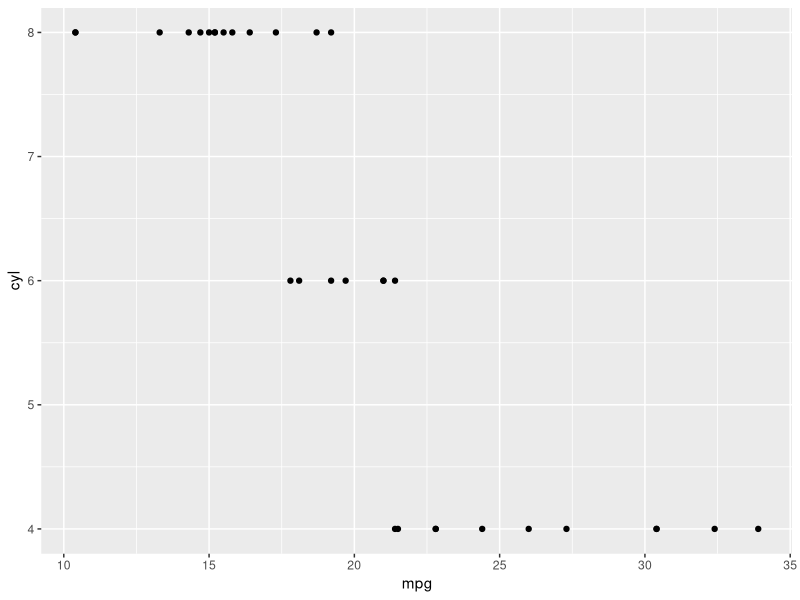
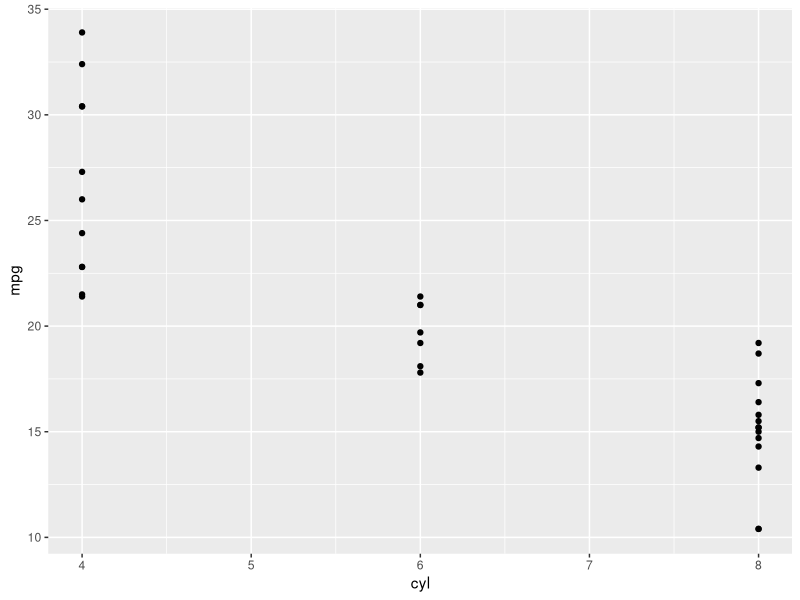
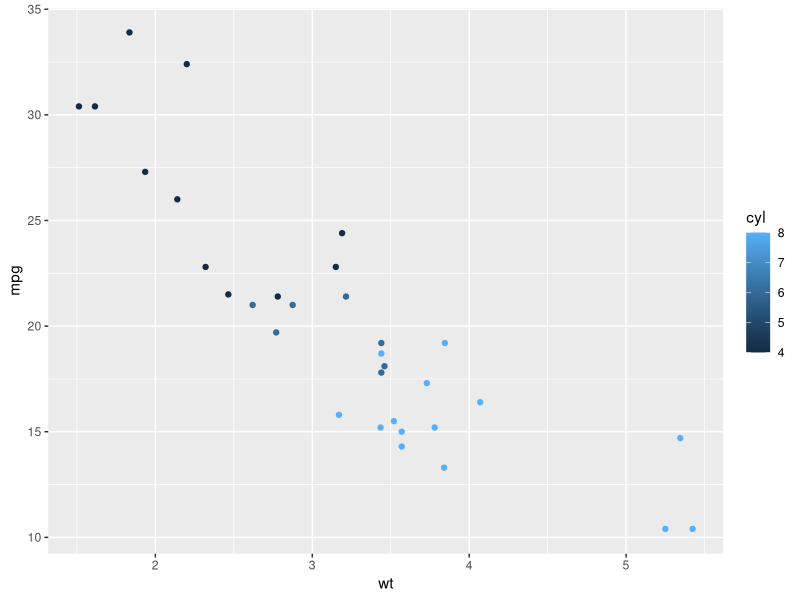
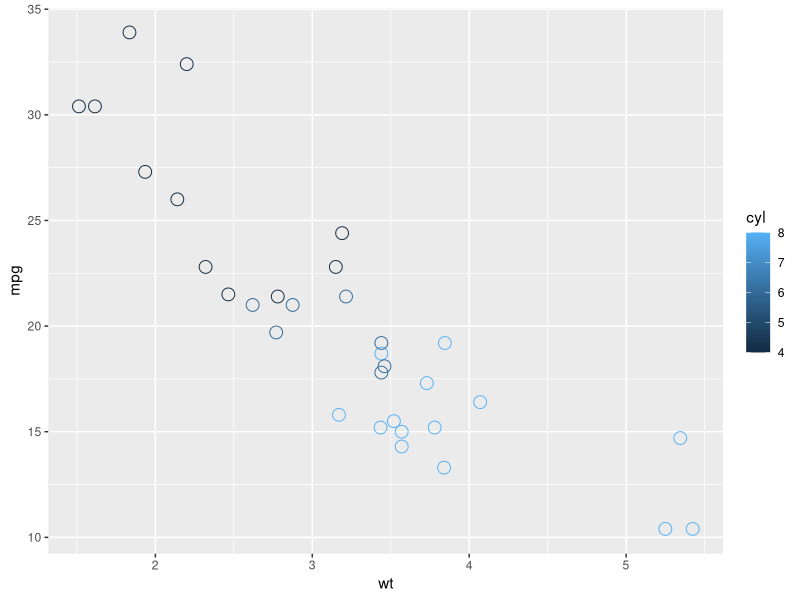
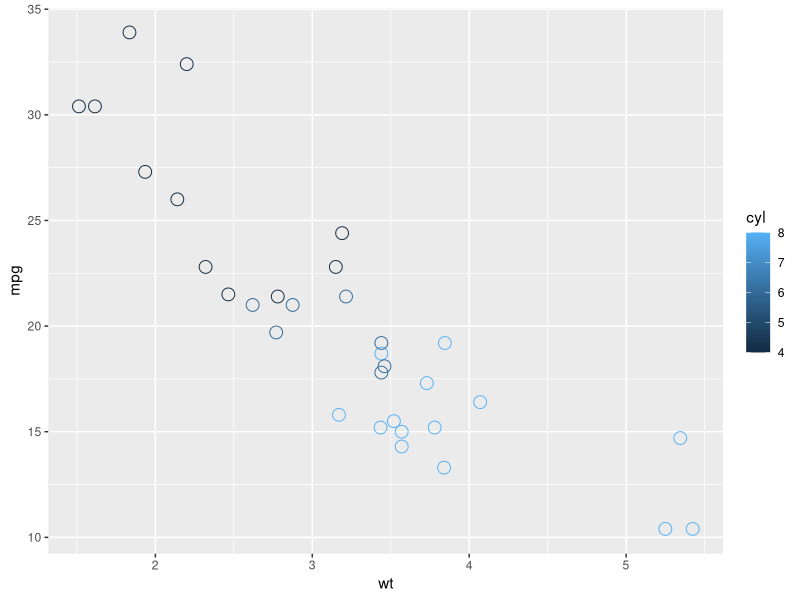
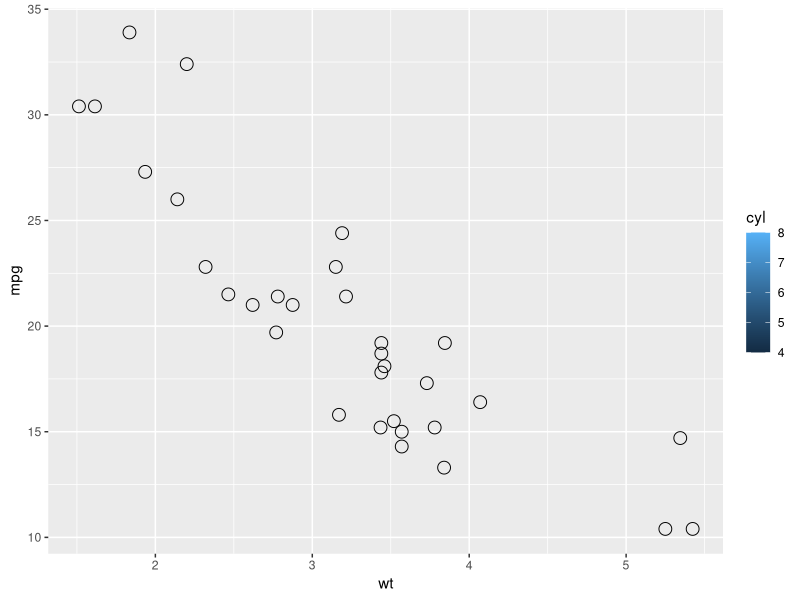
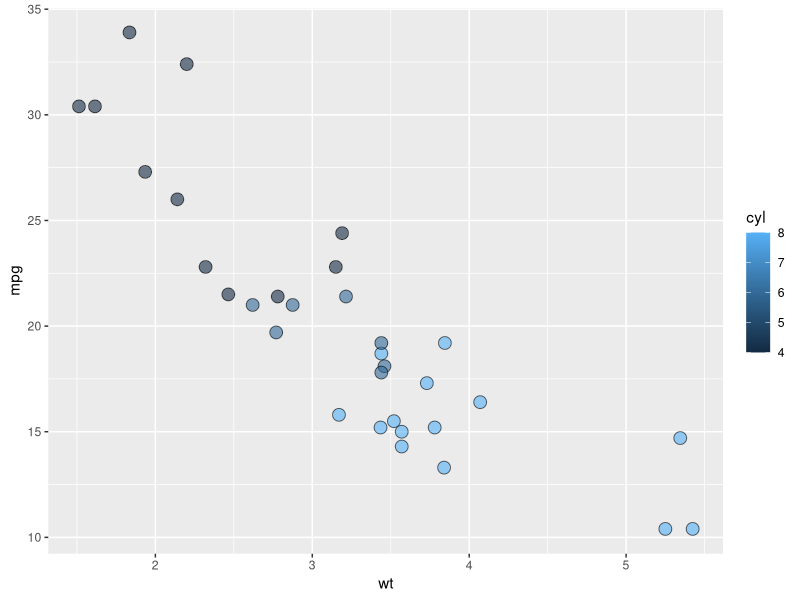
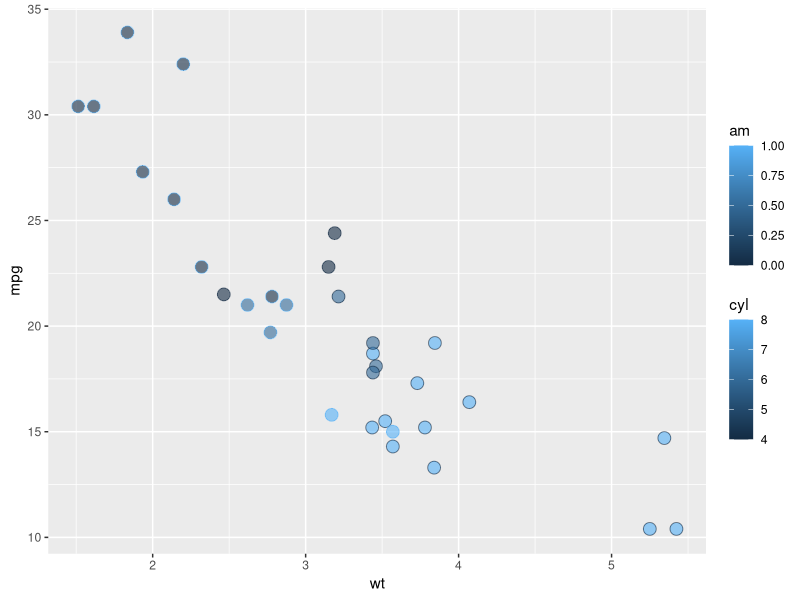

Recreate these plots in R, in order.
## ---- chunk 1
knitr::opts_chunk$set(echo = TRUE)
## ---- chunk 2
library(ggplot2)

# 1 - Map mpg to x and cyl to y
ggplot(mtcars, aes(x = mpg, y = cyl)) +
  geom_point()
  
# 2 - Reverse: Map cyl to x and mpg to y
ggplot(mtcars, aes(x = cyl, y = mpg)) +
  geom_point()

# 3 - Map wt to x, mpg to y and cyl to col
ggplot(mtcars, aes(x = wt, y = mpg, col = cyl)) +
  geom_point()

# 4 - Change shape and size of the points in the above plot
ggplot(mtcars, aes(x = wt, y = mpg, col = cyl)) +
  geom_point(shape = 1, size = 4)
## ---- chunk 3
# am and cyl are factors, wt is numeric
class(mtcars$am)
class(mtcars$cyl)
class(mtcars$wt)

# From the previous exercise
ggplot(mtcars, aes(x = wt, y = mpg, col = cyl)) +
  geom_point(shape = 1, size = 4)

# 1 - Map cyl to fill
ggplot(mtcars, aes(x = wt, y = mpg, fill = cyl)) +
  geom_point(shape = 1, size = 4)

# 2 - Change shape and alpha of the points in the above plot
ggplot(mtcars, aes(x = wt, y = mpg, fill = cyl)) +
  geom_point(shape = 21, size = 4, alpha = 0.6)

# 3 - Map am to col in the above plot
ggplot(mtcars, aes(x = wt, y = mpg, fill = cyl,col = am)) +
  geom_point(shape = 21, size = 4, alpha = 0.6)
## ---- chunk 4
# Map cyl to size
ggplot(mtcars, aes(x = wt, y = mpg, size = cyl)) +
  geom_point()

# Map cyl to alpha
ggplot(mtcars, aes(x = wt, y = mpg, alpha = cyl)) +
  geom_point()

# Map cyl to shape (a continuous variable cannot map to shape )
# ggplot(mtcars, aes(x = wt, y = mpg, shape = cyl)) +
#   geom_point()

# Map cyl to labels
ggplot(mtcars, aes(x = wt, y = mpg, label = cyl)) +
  geom_text()
## ---- chunk 5
# Define a hexadecimal color
my_color <- "#4ABEFF"

# Draw a scatter plot with color *aesthetic*
ggplot(mtcars, aes(x = wt, y = mpg, col = cyl)) + geom_point()


# Same, but set color *attribute* in geom layer 
ggplot(mtcars, aes(x = wt, y = mpg, col = cyl)) + geom_point(color = my_color)


# Set the fill aesthetic; color, size and shape attributes
ggplot(mtcars, aes(x = wt, y = mpg, fill = cyl)) + geom_point(size = 10, shape = 23, color = my_color)

## ---- chunk 6
# Expand to draw points with alpha 0.5
ggplot(mtcars, aes(x = wt, y = mpg, fill = cyl))  + geom_point(alpha = 0.5)

  
# Expand to draw points with shape 24 and color yellow
ggplot(mtcars, aes(x = wt, y = mpg, fill = cyl)) + geom_point(shape = 24, color = "yellow")

  
# Expand to draw text with label rownames(mtcars) and color red
ggplot(mtcars, aes(x = wt, y = mpg, fill = cyl)) + geom_text(label = rownames(mtcars), color = "red")
## ---- chunk 7
# Map mpg onto x, qsec onto y and factor(cyl) onto col
ggplot(mtcars, aes(x = mpg, y = qsec, col = factor(cyl)))+ geom_point()

# Add mapping: factor(am) onto shape
ggplot(mtcars, aes(x = mpg, y = qsec, col = factor(cyl), shape = factor(am)))+ geom_point()

# Add mapping: (hp/wt) onto size
ggplot(mtcars, aes(x = mpg, y = qsec, col = factor(cyl), size = (hp/wt),shape = factor(am)))+ geom_point()
## ---- chunk 8
# The base layer, cyl.am, is available
cyl.am <- ggplot(mtcars, aes(x = factor(cyl), fill = factor(am)))

# Add geom (position = "stack" by default)
cyl.am + 
  geom_bar()

# Fill - show proportion
cyl.am + 
  geom_bar(position = "fill")  

# Dodging - principles of similarity and proximity
cyl.am +
  geom_bar(position = "dodge") 

# Clean up the axes with scale_ functions
val = c("#E41A1C", "#377EB8")
lab = c("Manual", "Automatic")
cyl.am +
  geom_bar(position = "dodge") +
  scale_x_discrete() + 
  scale_y_continuous() +
  scale_fill_manual("Transmission", 
                    values = val,
                    labels = lab) 
## ---- chunk 9
# 1 - Create jittered plot of mtcars, mpg onto x, 0 onto y
ggplot(mtcars, aes(x = mpg, y = 0)) +
  geom_jitter()

# 2 - Add function to change y axis limits
ggplot(mtcars, aes(x = mpg, y = 0)) +
  geom_jitter() + scale_y_continuous(limits = c(-2,2))
## ---- chunk 10
# Basic scatter plot of wt on x-axis and mpg on y-axis; map cyl to col
ggplot(mtcars, aes(x = wt, y = mpg, color = cyl)) +
  geom_point(size = 4)

# Hollow circles - an improvement
ggplot(mtcars, aes(x = wt, y = mpg, color = cyl)) +
  geom_point(size = 4, shape = 1)

# Add transparency - very nice
ggplot(mtcars, aes(x = wt, y = mpg, color = cyl)) +
  geom_point(size = 4, alpha = 0.6)
## ---- chunk 11
# Scatter plot: carat (x), price (y), clarity (color)
ggplot(diamonds, aes(x = carat, y = price, col = clarity)) + geom_point()

# Adjust for overplotting
ggplot(diamonds, aes(x = carat, y = price, col = clarity)) + geom_point(alpha = 0.5)

# Scatter plot: clarity (x), carat (y), price (color)
ggplot(diamonds, aes(x = clarity, y = carat, col = price)) + geom_point(alpha = 0.5)

# Dot plot with jittering
ggplot(diamonds, aes(x = clarity, y = carat, col = price)) + geom_point(alpha = 0.5,position = "jitter")

